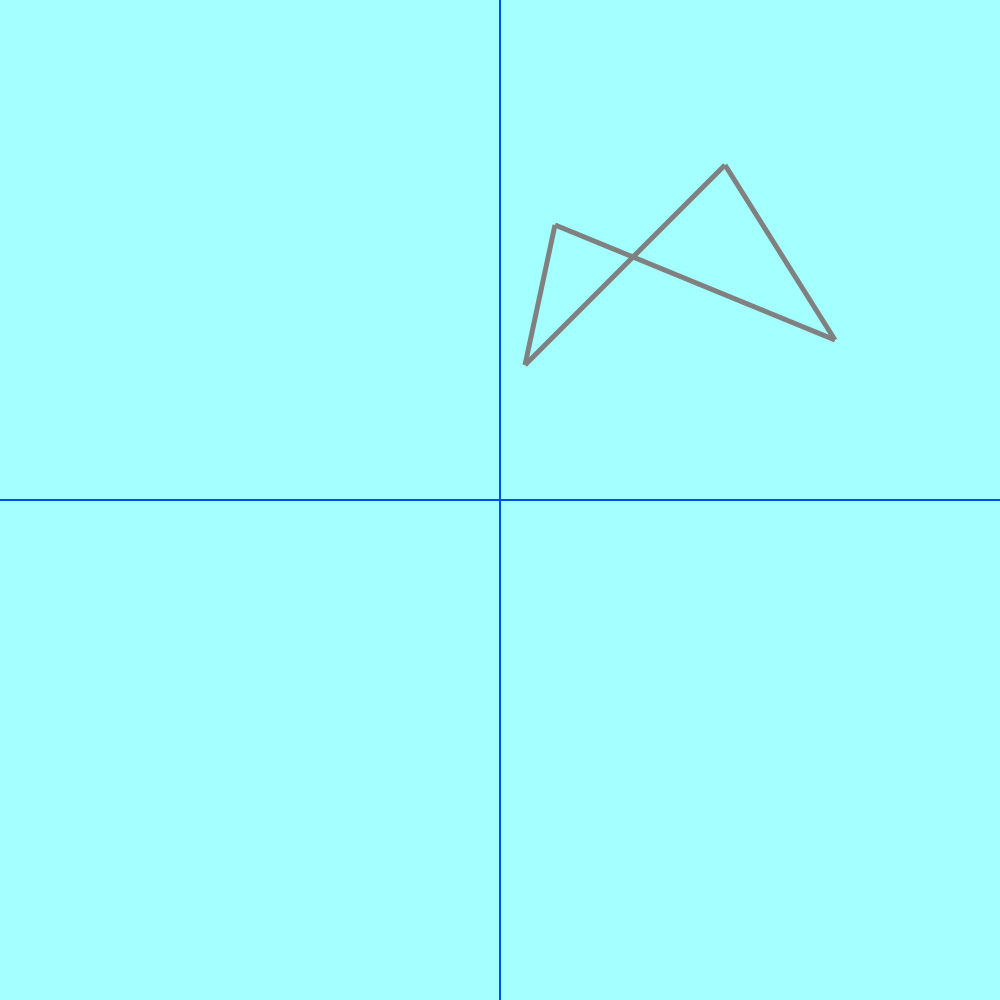

Here is the Python script that generated this plot:
from gi import require_foreign, require_version
try:
    require_version('Gtk', '3.0')
    from gi.repository import Gtk
except ValueError:
    print("Cannot import specified version of Gtk")
import things
from tkinter import colorchooser
from colour import Color

require_foreign('cairo')

WIDTH, HEIGHT = 1000, 1000

bg_color = Color(colorchooser.askcolor(title="Choose a color for the background", initialcolor="white")[1])
axes_color = Color(colorchooser.askcolor(title="Choose a color for the axes", initialcolor="black")[1])
line_color = Color(colorchooser.askcolor(title="Choose a color for the line", initialcolor="grey")[1])

p1 = things.point()
p2 = things.point()
p3 = things.point()
p4 = things.point()
shape = things.Geometry()

x1 = int(input("point1 x position:"))/200
y1 = int(input("point1 y position:"))/200

x2 = int(input("\npoint2 x position:"))/200
y2 = int(input("point2 y position:"))/200

x3 = int(input("\npoint3 x position:"))/200
y3 = int(input("point3 y position:"))/200

x4 = int(input("\npoint4 x position:"))/200
y4 = int(input("point4 y position:"))/200

p1.set_coord(x1, y1)
p2.set_coord(x2, y2)
p3.set_coord(x3, y3)
p4.set_coord(x4, y4)

ctx, surface = things.setup_canvas(bg_color, WIDTH, HEIGHT)
things.set_axes(ctx, axes_color)
shape.draw_quad(ctx, p1, p2, p3, p4, line_color)

surface.write_to_png("test.png")
